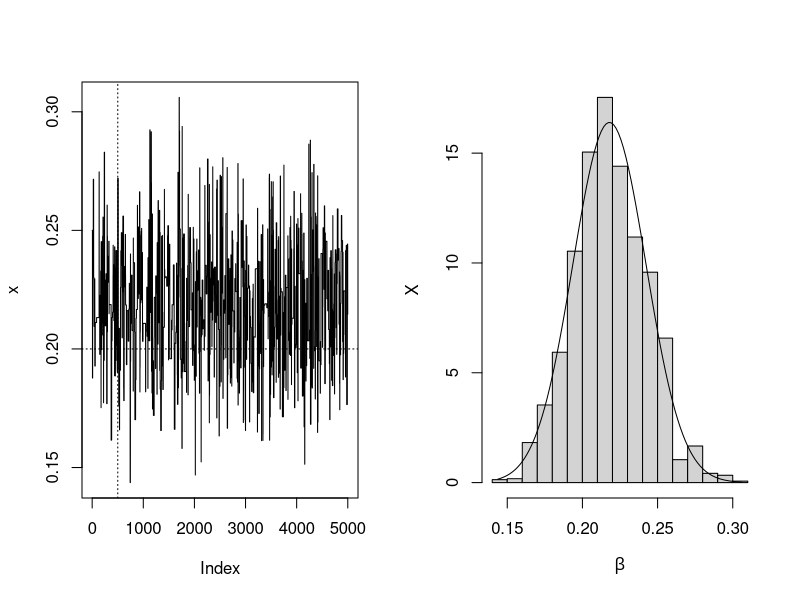

The R source for this figure:
# Example 5.5.4: A investment model based on Bayesian Inference

# Generate the observations ----
b <- 0.2          # actual value of the beta
w <- 0.25         # width of the uniform support set
m <- 5000         # length of the chain
burn <- 1000      # burn-in time
days <- 250       
x <- numeric(m)   # the chain

# generate the observed frequencies of winners
i <- sample(1:5, size = days, replace = TRUE,
            prob = c(1, 1 - b, 1 - 2 * b, 2 * b, b))
win <- tabulate(i)
print(win)


# Metropolis ----
# computes (without the constant) the target density
prob <- function(y, win){
  if(y < 0 || y >= 0.5)
    return(0)
  return((1/3) ** win[1] * ((1-y)/3) ** win[2] * ((1-2*y)/3) ** win[3] *
           ((2*y)/3) ** win[4] * (y/3) ** win[5])
}

# random walk metropolis algorithm
u <- runif(m)         # for accept / reject step
v <- runif(m, -w, w)  # proposal distribution
x[1] <- 0.25
for(i in 2:m){
  y <- x[i-1] + v[i]
  if(u[i] <= prob(y, win) / prob(x[i-1], win))
    x[i] <- y
  else
    x[i] <- x[i-1]
}


# Plot ----
par(mfrow = c(1,2))
plot(x, type = 'l')
abline(h = b, v = 501, lty = 3)
xb <- x[-(1:501)]
hist(xb, probability = TRUE, xlab = bquote(beta), ylab = 'X', main = '')
z <- seq(min(xb), max(xb), length = 100)
lines(z, dnorm(z, mean(xb), sd(xb)))

# Estimate ----
print(win)
print(round(win / days, 3))
xb <- x[(burn + 1) : m]
print(mean(xb))
print(sd(xb))
